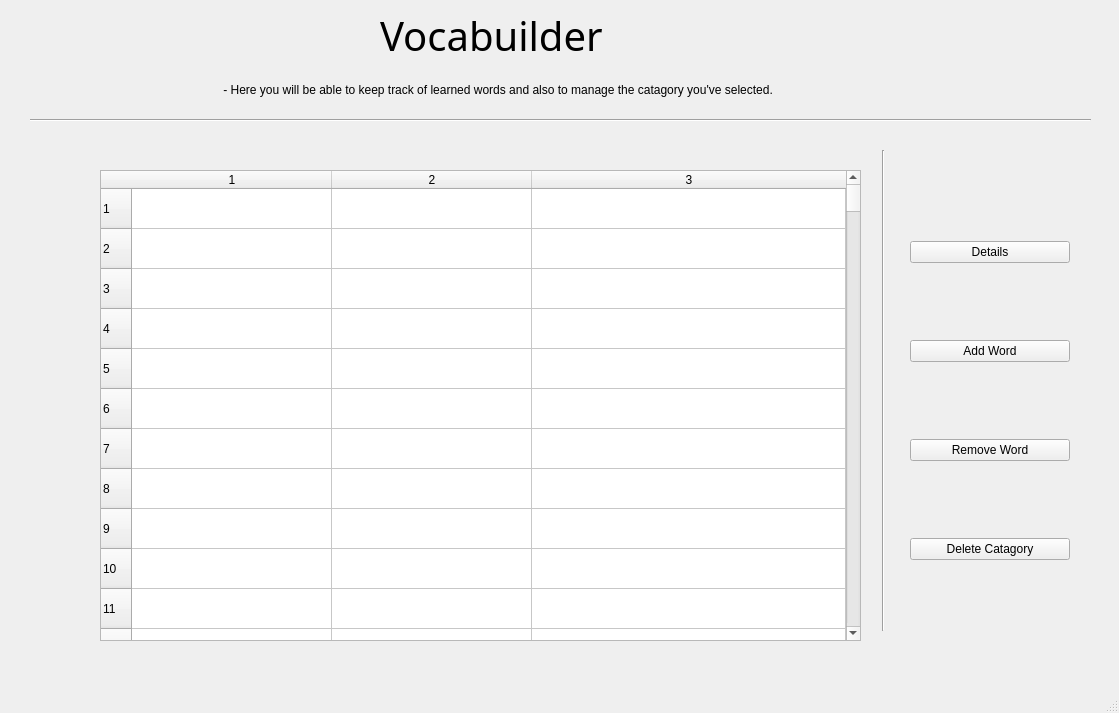
<?xml version="1.0" encoding="UTF-8"?>
<ui version="4.0">
 <class>SpecificCatagory_Manager</class>
 <widget class="QMainWindow" name="SpecificCatagory_Manager">
  <property name="geometry">
   <rect>
    <x>0</x>
    <y>0</y>
    <width>1119</width>
    <height>713</height>
   </rect>
  </property>
  <property name="acceptDrops">
   <bool>false</bool>
  </property>
  <property name="windowTitle">
   <string>Vocabuilder</string>
  </property>
  <widget class="QWidget" name="centralwidget">
   <widget class="QLabel" name="opened_cata_banner">
    <property name="geometry">
     <rect>
      <x>380</x>
      <y>10</y>
      <width>281</width>
      <height>51</height>
     </rect>
    </property>
    <property name="font">
     <font>
      <family>Nokia Standard Light</family>
      <pointsize>30</pointsize>
     </font>
    </property>
    <property name="text">
     <string>Vocabuilder</string>
    </property>
   </widget>
   <widget class="Line" name="line">
    <property name="geometry">
     <rect>
      <x>30</x>
      <y>110</y>
      <width>1061</width>
      <height>20</height>
     </rect>
    </property>
    <property name="orientation">
     <enum>Qt::Horizontal</enum>
    </property>
   </widget>
   <widget class="QLabel" name="opened_cata_punchline">
    <property name="geometry">
     <rect>
      <x>220</x>
      <y>80</y>
      <width>601</width>
      <height>20</height>
     </rect>
    </property>
    <property name="text">
     <string> - Here you will be able to keep track of learned words and also to manage the catagory you've selected.</string>
    </property>
   </widget>
   <widget class="Line" name="line_2">
    <property name="geometry">
     <rect>
      <x>873</x>
      <y>150</y>
      <width>20</width>
      <height>481</height>
     </rect>
    </property>
    <property name="orientation">
     <enum>Qt::Vertical</enum>
    </property>
   </widget>
   <widget class="QWidget" name="verticalLayoutWidget">
    <property name="geometry">
     <rect>
      <x>910</x>
      <y>170</y>
      <width>160</width>
      <height>461</height>
     </rect>
    </property>
    <layout class="QVBoxLayout" name="verticalLayout">
     <item>
      <widget class="QPushButton" name="opened_cata_details">
       <property name="text">
        <string>Details</string>
       </property>
      </widget>
     </item>
     <item>
      <widget class="QPushButton" name="opened_cata_addword">
       <property name="text">
        <string>Add Word</string>
       </property>
      </widget>
     </item>
     <item>
      <widget class="QPushButton" name="opened_cata_removeword">
       <property name="text">
        <string>Remove Word</string>
       </property>
      </widget>
     </item>
     <item>
      <widget class="QPushButton" name="opened_cata_deletecatagory">
       <property name="text">
        <string>Delete Catagory</string>
       </property>
      </widget>
     </item>
    </layout>
   </widget>
   <widget class="QTableWidget" name="opened_cata_tableWidget">
    <property name="geometry">
     <rect>
      <x>100</x>
      <y>170</y>
      <width>761</width>
      <height>471</height>
     </rect>
    </property>
    <property name="rowCount">
     <number>1000</number>
    </property>
    <property name="columnCount">
     <number>3</number>
    </property>
    <attribute name="horizontalHeaderMinimumSectionSize">
     <number>0</number>
    </attribute>
    <attribute name="horizontalHeaderDefaultSectionSize">
     <number>200</number>
    </attribute>
    <attribute name="horizontalHeaderShowSortIndicator" stdset="0">
     <bool>false</bool>
    </attribute>
    <attribute name="horizontalHeaderStretchLastSection">
     <bool>true</bool>
    </attribute>
    <attribute name="verticalHeaderCascadingSectionResizes">
     <bool>false</bool>
    </attribute>
    <attribute name="verticalHeaderMinimumSectionSize">
     <number>40</number>
    </attribute>
    <attribute name="verticalHeaderDefaultSectionSize">
     <number>40</number>
    </attribute>
    <row/>
    <row/>
    <row/>
    <row/>
    <row/>
    <row/>
    <row/>
    <row/>
    <row/>
    <row/>
    <row/>
    <row/>
    <row/>
    <row/>
    <row/>
    <row/>
    <row/>
    <row/>
    <row/>
    <row/>
    <row/>
    <row/>
    <row/>
    <row/>
    <row/>
    <row/>
    <row/>
    <row/>
    <row/>
    <row/>
    <row/>
    <row/>
    <row/>
    <row/>
    <row/>
    <row/>
    <row/>
    <row/>
    <row/>
    <row/>
    <row/>
    <row/>
    <row/>
    <row/>
    <row/>
    <row/>
    <row/>
    <row/>
    <row/>
    <row/>
    <row/>
    <row/>
    <row/>
    <row/>
    <row/>
    <row/>
    <row/>
    <row/>
    <row/>
    <row/>
    <row/>
    <row/>
    <row/>
    <row/>
    <row/>
    <row/>
    <row/>
    <row/>
    <row/>
    <row/>
    <row/>
    <row/>
    <row/>
    <row/>
    <row/>
    <row/>
    <row/>
    <row/>
    <row/>
    <row/>
    <row/>
    <row/>
    <row/>
    <row/>
    <row/>
    <row/>
    <row/>
    <row/>
    <row/>
    <row/>
    <row/>
    <row/>
    <row/>
    <row/>
    <row/>
    <row/>
    <row/>
    <row/>
    <row/>
    <row/>
    <row/>
    <row/>
    <row/>
    <row/>
    <row/>
    <row/>
    <row/>
    <row/>
    <row/>
    <row/>
    <row/>
    <row/>
    <row/>
    <row/>
    <row/>
    <row/>
    <row/>
    <row/>
    <row/>
    <row/>
    <row/>
    <row/>
    <row/>
    <row/>
    <row/>
    <row/>
    <row/>
    <row/>
    <row/>
    <row/>
    <row/>
    <row/>
    <row/>
    <row/>
    <row/>
    <row/>
    <row/>
    <row/>
    <row/>
    <row/>
    <row/>
    <row/>
    <row/>
    <row/>
    <row/>
    <row/>
    <row/>
    <row/>
    <row/>
    <row/>
    <row/>
    <row/>
    <row/>
    <row/>
    <row/>
    <row/>
    <row/>
    <row/>
    <row/>
    <row/>
    <row/>
    <row/>
    <row/>
    <row/>
    <row/>
    <row/>
    <row/>
    <row/>
    <row/>
    <row/>
    <row/>
    <row/>
    <row/>
    <row/>
    <row/>
    <row/>
    <row/>
    <row/>
    <row/>
    <row/>
    <row/>
    <row/>
    <row/>
    <row/>
    <row/>
    <row/>
    <row/>
    <row/>
    <row/>
    <row/>
    <row/>
    <row/>
    <row/>
    <row/>
    <row/>
    <row/>
    <row/>
    <row/>
    <row/>
    <row/>
    <row/>
    <row/>
    <row/>
    <row/>
    <row/>
    <row/>
    <row/>
    <row/>
    <row/>
    <row/>
    <row/>
    <row/>
    <row/>
    <row/>
    <row/>
    <row/>
    <row/>
    <row/>
    <row/>
    <row/>
    <row/>
    <row/>
    <row/>
    <row/>
    <row/>
    <row/>
    <row/>
    <row/>
    <row/>
    <row/>
    <row/>
    <row/>
    <row/>
    <row/>
    <row/>
    <row/>
    <row/>
    <row/>
    <row/>
    <row/>
    <row/>
    <row/>
    <row/>
    <row/>
    <row/>
    <row/>
    <row/>
    <row/>
    <row/>
    <row/>
    <row/>
    <row/>
    <row/>
    <row/>
    <row/>
    <row/>
    <row/>
    <row/>
    <row/>
    <row/>
    <row/>
    <row/>
    <row/>
    <row/>
    <row/>
    <row/>
    <row/>
    <row/>
    <row/>
    <row/>
    <row/>
    <row/>
    <row/>
    <row/>
    <row/>
    <row/>
    <row/>
    <row/>
    <row/>
    <row/>
    <row/>
    <row/>
    <row/>
    <row/>
    <row/>
    <row/>
    <row/>
    <row/>
    <row/>
    <row/>
    <row/>
    <row/>
    <row/>
    <row/>
    <row/>
    <row/>
    <row/>
    <row/>
    <row/>
    <row/>
    <row/>
    <row/>
    <row/>
    <row/>
    <row/>
    <row/>
    <row/>
    <row/>
    <row/>
    <row/>
    <row/>
    <row/>
    <row/>
    <row/>
    <row/>
    <row/>
    <row/>
    <row/>
    <row/>
    <row/>
    <row/>
    <row/>
    <row/>
    <row/>
    <row/>
    <row/>
    <row/>
    <row/>
    <row/>
    <row/>
    <row/>
    <row/>
    <row/>
    <row/>
    <row/>
    <row/>
    <row/>
    <row/>
    <row/>
    <row/>
    <row/>
    <row/>
    <row/>
    <row/>
    <row/>
    <row/>
    <row/>
    <row/>
    <row/>
    <row/>
    <row/>
    <row/>
    <row/>
    <row/>
    <row/>
    <row/>
    <row/>
    <row/>
    <row/>
    <row/>
    <row/>
    <row/>
    <row/>
    <row/>
    <row/>
    <row/>
    <row/>
    <row/>
    <row/>
    <row/>
    <row/>
    <row/>
    <row/>
    <row/>
    <row/>
    <row/>
    <row/>
    <row/>
    <row/>
    <row/>
    <row/>
    <row/>
    <row/>
    <row/>
    <row/>
    <row/>
    <row/>
    <row/>
    <row/>
    <row/>
    <row/>
    <row/>
    <row/>
    <row/>
    <row/>
    <row/>
    <row/>
    <row/>
    <row/>
    <row/>
    <row/>
    <row/>
    <row/>
    <row/>
    <row/>
    <row/>
    <row/>
    <row/>
    <row/>
    <row/>
    <row/>
    <row/>
    <row/>
    <row/>
    <row/>
    <row/>
    <row/>
    <row/>
    <row/>
    <row/>
    <row/>
    <row/>
    <row/>
    <row/>
    <row/>
    <row/>
    <row/>
    <row/>
    <row/>
    <row/>
    <row/>
    <row/>
    <row/>
    <row/>
    <row/>
    <row/>
    <row/>
    <row/>
    <row/>
    <row/>
    <row/>
    <row/>
    <row/>
    <row/>
    <row/>
    <row/>
    <row/>
    <row/>
    <row/>
    <row/>
    <row/>
    <row/>
    <row/>
    <row/>
    <row/>
    <row/>
    <row/>
    <row/>
    <row/>
    <row/>
    <row/>
    <row/>
    <row/>
    <row/>
    <row/>
    <row/>
    <row/>
    <row/>
    <row/>
    <row/>
    <row/>
    <row/>
    <row/>
    <row/>
    <row/>
    <row/>
    <row/>
    <row/>
    <row/>
    <row/>
    <row/>
    <row/>
    <row/>
    <row/>
    <row/>
    <row/>
    <row/>
    <row/>
    <row/>
    <row/>
    <row/>
    <row/>
    <row/>
    <row/>
    <row/>
    <row/>
    <row/>
    <row/>
    <row/>
    <row/>
    <row/>
    <row/>
    <row/>
    <row/>
    <row/>
    <row/>
    <row/>
    <row/>
    <row/>
    <row/>
    <row/>
    <row/>
    <row/>
    <row/>
    <row/>
    <row/>
    <row/>
    <row/>
    <row/>
    <row/>
    <row/>
    <row/>
    <row/>
    <row/>
    <row/>
    <row/>
    <row/>
    <row/>
    <row/>
    <row/>
    <row/>
    <row/>
    <row/>
    <row/>
    <row/>
    <row/>
    <row/>
    <row/>
    <row/>
    <row/>
    <row/>
    <row/>
    <row/>
    <row/>
    <row/>
    <row/>
    <row/>
    <row/>
    <row/>
    <row/>
    <row/>
    <row/>
    <row/>
    <row/>
    <row/>
    <row/>
    <row/>
    <row/>
    <row/>
    <row/>
    <row/>
    <row/>
    <row/>
    <row/>
    <row/>
    <row/>
    <row/>
    <row/>
    <row/>
    <row/>
    <row/>
    <row/>
    <row/>
    <row/>
    <row/>
    <row/>
    <row/>
    <row/>
    <row/>
    <row/>
    <row/>
    <row/>
    <row/>
    <row/>
    <row/>
    <row/>
    <row/>
    <row/>
    <row/>
    <row/>
    <row/>
    <row/>
    <row/>
    <row/>
    <row/>
    <row/>
    <row/>
    <row/>
    <row/>
    <row/>
    <row/>
    <row/>
    <row/>
    <row/>
    <row/>
    <row/>
    <row/>
    <row/>
    <row/>
    <row/>
    <row/>
    <row/>
    <row/>
    <row/>
    <row/>
    <row/>
    <row/>
    <row/>
    <row/>
    <row/>
    <row/>
    <row/>
    <row/>
    <row/>
    <row/>
    <row/>
    <row/>
    <row/>
    <row/>
    <row/>
    <row/>
    <row/>
    <row/>
    <row/>
    <row/>
    <row/>
    <row/>
    <row/>
    <row/>
    <row/>
    <row/>
    <row/>
    <row/>
    <row/>
    <row/>
    <row/>
    <row/>
    <row/>
    <row/>
    <row/>
    <row/>
    <row/>
    <row/>
    <row/>
    <row/>
    <row/>
    <row/>
    <row/>
    <row/>
    <row/>
    <row/>
    <row/>
    <row/>
    <row/>
    <row/>
    <row/>
    <row/>
    <row/>
    <row/>
    <row/>
    <row/>
    <row/>
    <row/>
    <row/>
    <row/>
    <row/>
    <row/>
    <row/>
    <row/>
    <row/>
    <row/>
    <row/>
    <row/>
    <row/>
    <row/>
    <row/>
    <row/>
    <row/>
    <row/>
    <row/>
    <row/>
    <row/>
    <row/>
    <row/>
    <row/>
    <row/>
    <row/>
    <row/>
    <row/>
    <row/>
    <row/>
    <row/>
    <row/>
    <row/>
    <row/>
    <row/>
    <row/>
    <row/>
    <row/>
    <row/>
    <row/>
    <row/>
    <row/>
    <row/>
    <row/>
    <row/>
    <row/>
    <row/>
    <row/>
    <row/>
    <row/>
    <row/>
    <row/>
    <row/>
    <row/>
    <row/>
    <row/>
    <row/>
    <row/>
    <row/>
    <row/>
    <row/>
    <row/>
    <row/>
    <row/>
    <row/>
    <row/>
    <row/>
    <row/>
    <row/>
    <row/>
    <row/>
    <row/>
    <row/>
    <row/>
    <row/>
    <row/>
    <row/>
    <row/>
    <row/>
    <row/>
    <row/>
    <row/>
    <row/>
    <row/>
    <row/>
    <row/>
    <row/>
    <row/>
    <row/>
    <row/>
    <row/>
    <row/>
    <row/>
    <row/>
    <row/>
    <row/>
    <row/>
    <row/>
    <row/>
    <row/>
    <row/>
    <row/>
    <row/>
    <row/>
    <row/>
    <row/>
    <row/>
    <row/>
    <row/>
    <row/>
    <row/>
    <row/>
    <row/>
    <row/>
    <row/>
    <row/>
    <row/>
    <row/>
    <row/>
    <row/>
    <row/>
    <row/>
    <row/>
    <row/>
    <row/>
    <row/>
    <row/>
    <row/>
    <row/>
    <row/>
    <row/>
    <row/>
    <row/>
    <row/>
    <row/>
    <row/>
    <row/>
    <row/>
    <row/>
    <row/>
    <row/>
    <row/>
    <row/>
    <row/>
    <row/>
    <row/>
    <row/>
    <row/>
    <row/>
    <row/>
    <row/>
    <row/>
    <row/>
    <row/>
    <row/>
    <row/>
    <row/>
    <row/>
    <row/>
    <row/>
    <row/>
    <row/>
    <row/>
    <row/>
    <row/>
    <row/>
    <row/>
    <row/>
    <row/>
    <row/>
    <row/>
    <row/>
    <row/>
    <row/>
    <row/>
    <row/>
    <row/>
    <row/>
    <row/>
    <row/>
    <row/>
    <row/>
    <row/>
    <row/>
    <row/>
    <row/>
    <row/>
    <row/>
    <row/>
    <row/>
    <row/>
    <row/>
    <row/>
    <row/>
    <row/>
    <row/>
    <row/>
    <row/>
    <row/>
    <row/>
    <row/>
    <row/>
    <row/>
    <row/>
    <row/>
    <row/>
    <row/>
    <row/>
    <row/>
    <row/>
    <row/>
    <row/>
    <row/>
    <row/>
    <row/>
    <row/>
    <row/>
    <row/>
    <row/>
    <row/>
    <row/>
    <row/>
    <row/>
    <row/>
    <row/>
    <row/>
    <row/>
    <row/>
    <row/>
    <row/>
    <row/>
    <row/>
    <row/>
    <row/>
    <row/>
    <row/>
    <row/>
    <row/>
    <row/>
    <row/>
    <row/>
    <row/>
    <row/>
    <row/>
    <row/>
    <row/>
    <row/>
    <row/>
    <row/>
    <row/>
    <row/>
    <row/>
    <row/>
    <row/>
    <row/>
    <row/>
    <row/>
    <row/>
    <row/>
    <row/>
    <row/>
    <row/>
    <row/>
    <row/>
    <row/>
    <row/>
    <row/>
    <row/>
    <row/>
    <row/>
    <row/>
    <row/>
    <row/>
    <row/>
    <row/>
    <row/>
    <row/>
    <row/>
    <row/>
    <row/>
    <row/>
    <row/>
    <row/>
    <row/>
    <row/>
    <row/>
    <row/>
    <row/>
    <row/>
    <row/>
    <row/>
    <row/>
    <row/>
    <row/>
    <row/>
    <row/>
    <row/>
    <row/>
    <row/>
    <row/>
    <row/>
    <row/>
    <row/>
    <row/>
    <row/>
    <row/>
    <row/>
    <row/>
    <row/>
    <row/>
    <row/>
    <row/>
    <row/>
    <row/>
    <row/>
    <row/>
    <row/>
    <row/>
    <row/>
    <row/>
    <row/>
    <row/>
    <row/>
    <row/>
    <row/>
    <row/>
    <row/>
    <row/>
    <row/>
    <column/>
    <column/>
    <column/>
   </widget>
  </widget>
  <widget class="QStatusBar" name="statusbar"/>
 </widget>
 <resources/>
 <connections/>
</ui>
